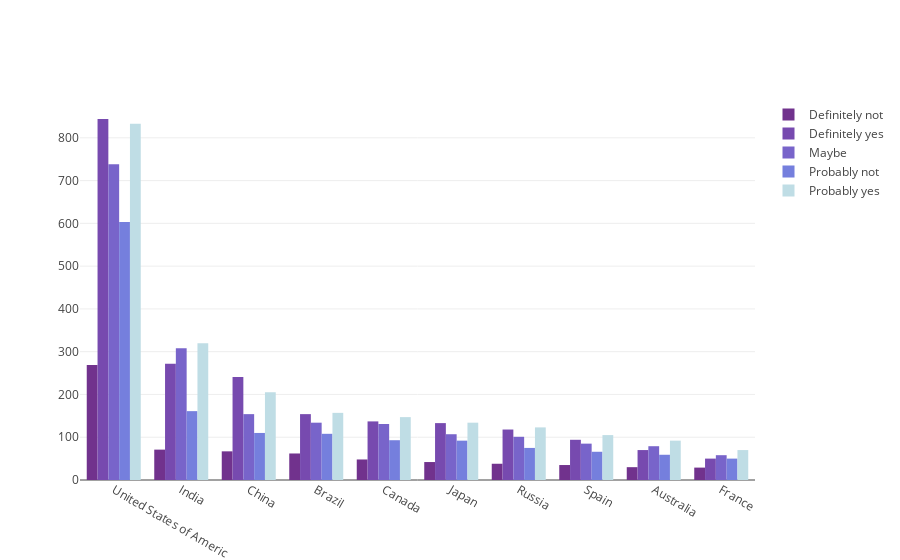

Here is the notebook cell this chart was saved with:
### Code cell
trace1 = go.Bar(
    x=country,
    y=DP_df['Definitely not'],
    name='Definitely not',
    marker = dict(color="rgb(113, 50, 141)")
)
trace2 = go.Bar(
    x=country,
    y=DP_df['Definitely yes'],
    name='Definitely yes',
    marker = dict(color="rgb(119, 74, 175)")
)

trace3 = go.Bar(
    x=country,
    y=DP_df['Maybe'],
    name='Maybe',
    marker = dict(color="rgb(120, 100, 202)")
)

trace4 = go.Bar(
    x=country,
    y=DP_df['Probably not'],
    name='Probably not',
    marker = dict(color="rgb(117, 127, 221)")
)

trace5 = go.Bar(
    x=country,
    y=DP_df['Probably yes'],
    name='Probably yes',
    marker = dict(color="rgb(191, 221, 229)")
)

data = [trace1, trace2, trace3, trace4, trace5]
layout = go.Layout(
    barmode='group'
)

fig = go.Figure(data=data, layout=layout)
py.iplot(fig, filename='grouped-bar')

### Figure 1 — Plotly figure (JSON) as saved in the notebook; plotly's stock layout.template omitted (floating-point values rounded to 4 significant figures)
{"data": [{"marker": {"color": "rgb(113, 50, 141)"}, "name": "Definitely not", "type": "bar", "uid": "48c4821d-7ffc-4057-9f84-44aa2a49ec2d", "x": ["United States of Americ", "India", "China", "Brazil", "Canada", "Japan", "Russia", "Spain", "Australia", "France", "Germany"], "y": [269, 71, 67, 62, 48, 42, 38, 35, 30, 29]}, {"marker": {"color": "rgb(119, 74, 175)"}, "name": "Definitely yes", "type": "bar", "uid": "82023f7d-ce0c-461b-8d47-ee1477c0f31c", "x": ["United States of Americ", "India", "China", "Brazil", "Canada", "Japan", "Russia", "Spain", "Australia", "France", "Germany"], "y": [844, 272, 241, 154, 137, 133, 118, 94, 70, 50]}, {"marker": {"color": "rgb(120, 100, 202)"}, "name": "Maybe", "type": "bar", "uid": "80dc9672-2571-4d97-a14e-99f9c68d5b34", "x": ["United States of Americ", "India", "China", "Brazil", "Canada", "Japan", "Russia", "Spain", "Australia", "France", "Germany"], "y": [738, 308, 154, 134, 131, 107, 101, 85, 79, 58]}, {"marker": {"color": "rgb(117, 127, 221)"}, "name": "Probably not", "type": "bar", "uid": "73f7cc32-bd26-4253-b04c-9f3bf553ea64", "x": ["United States of Americ", "India", "China", "Brazil", "Canada", "Japan", "Russia", "Spain", "Australia", "France", "Germany"], "y": [603, 161, 110, 108, 93, 92, 75, 66, 59, 50]}, {"marker": {"color": "rgb(191, 221, 229)"}, "name": "Probably yes", "type": "bar", "uid": "9d77542f-a266-40f5-b077-9312ea18e66e", "x": ["United States of Americ", "India", "China", "Brazil", "Canada", "Japan", "Russia", "Spain", "Australia", "France", "Germany"], "y": [833, 320, 205, 157, 147, 134, 123, 105, 92, 70]}], "layout": {"barmode": "group"}}
